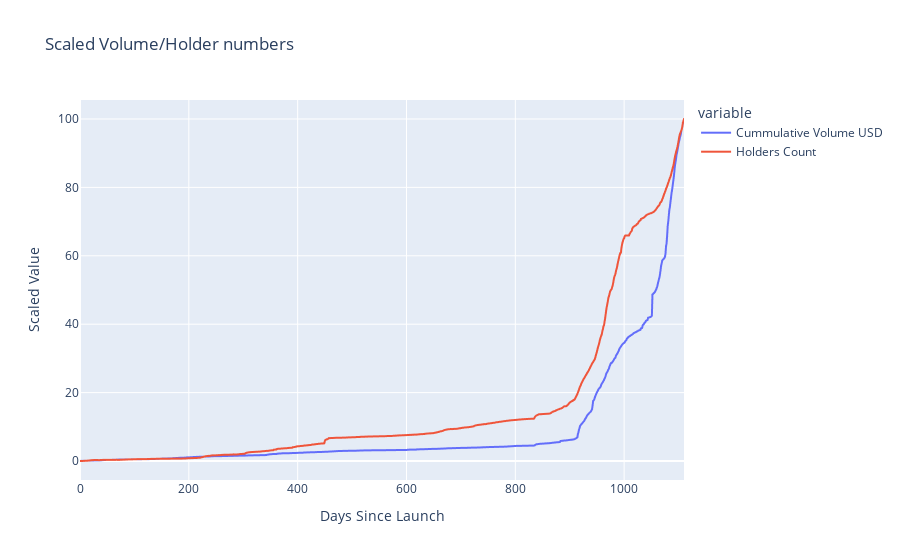

The cell this chart's notebook holds for it:
### Code cell
#visualize the scaled data

fig_scale = px.line(df_scaled, y=["Cummulative Volume USD", "Holders Count"],
    labels= {"value":"Scaled Value", "index":"Days Since Launch"},
    title= "Scaled Volume/Holder numbers"
    )
fig_scale.show()
# This shows exponential growth in number of holders is aligned with the exponential increase in  the cumulative volume of revenue.

### Figure 1 — Plotly figure (JSON) as saved in the notebook; plotly's stock layout.template omitted (floating-point values rounded to 4 significant figures; data arrays with more than 128 entries replaced by an {"elided": "..."} marker saying what was removed)
{"data": [{"hovertemplate": "variable=Cummulative Volume USD<br>Days Since Launch=%{x}<br>Scaled Value=%{y}<extra></extra>", "legendgroup": "Cummulative Volume USD", "line": {"color": "#636efa", "dash": "solid"}, "mode": "lines", "name": "Cummulative Volume USD", "showlegend": true, "type": "scattergl", "x": {"elided": "1111 int values"}, "xaxis": "x", "y": {"elided": "1111 float values"}, "yaxis": "y"}, {"hovertemplate": "variable=Holders Count<br>Days Since Launch=%{x}<br>Scaled Value=%{y}<extra></extra>", "legendgroup": "Holders Count", "line": {"color": "#EF553B", "dash": "solid"}, "mode": "lines", "name": "Holders Count", "showlegend": true, "type": "scattergl", "x": {"elided": "1111 int values"}, "xaxis": "x", "y": {"elided": "1111 float values"}, "yaxis": "y"}], "layout": {"legend": {"title": {"text": "variable"}, "tracegroupgap": 0}, "title": {"text": "Scaled Volume/Holder numbers"}, "xaxis": {"anchor": "y", "domain": [0, 1], "title": {"text": "Days Since Launch"}}, "yaxis": {"anchor": "x", "domain": [0, 1], "title": {"text": "Scaled Value"}}}}
